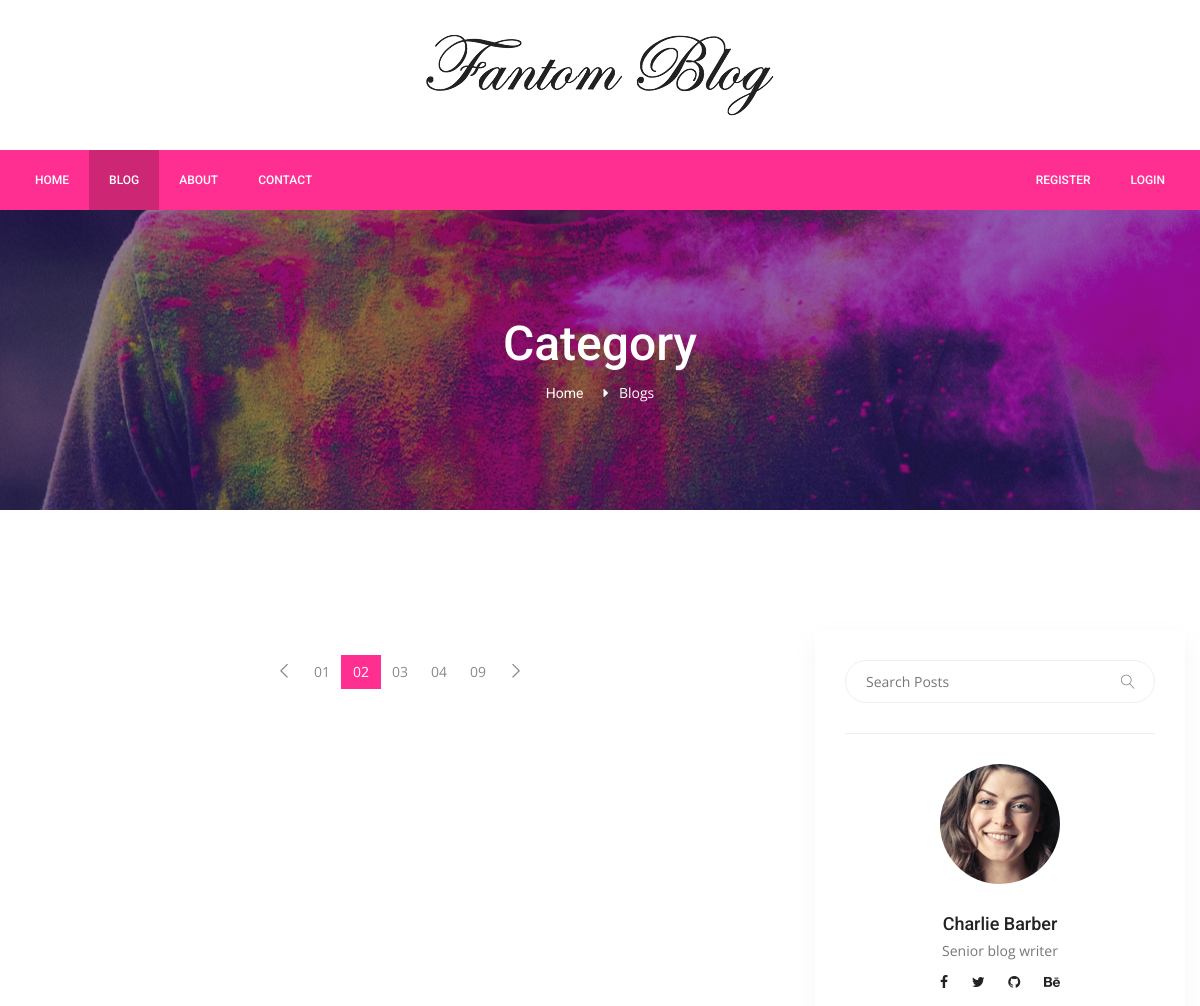
/blog (upper part), run on an earlier commit of the app's database.
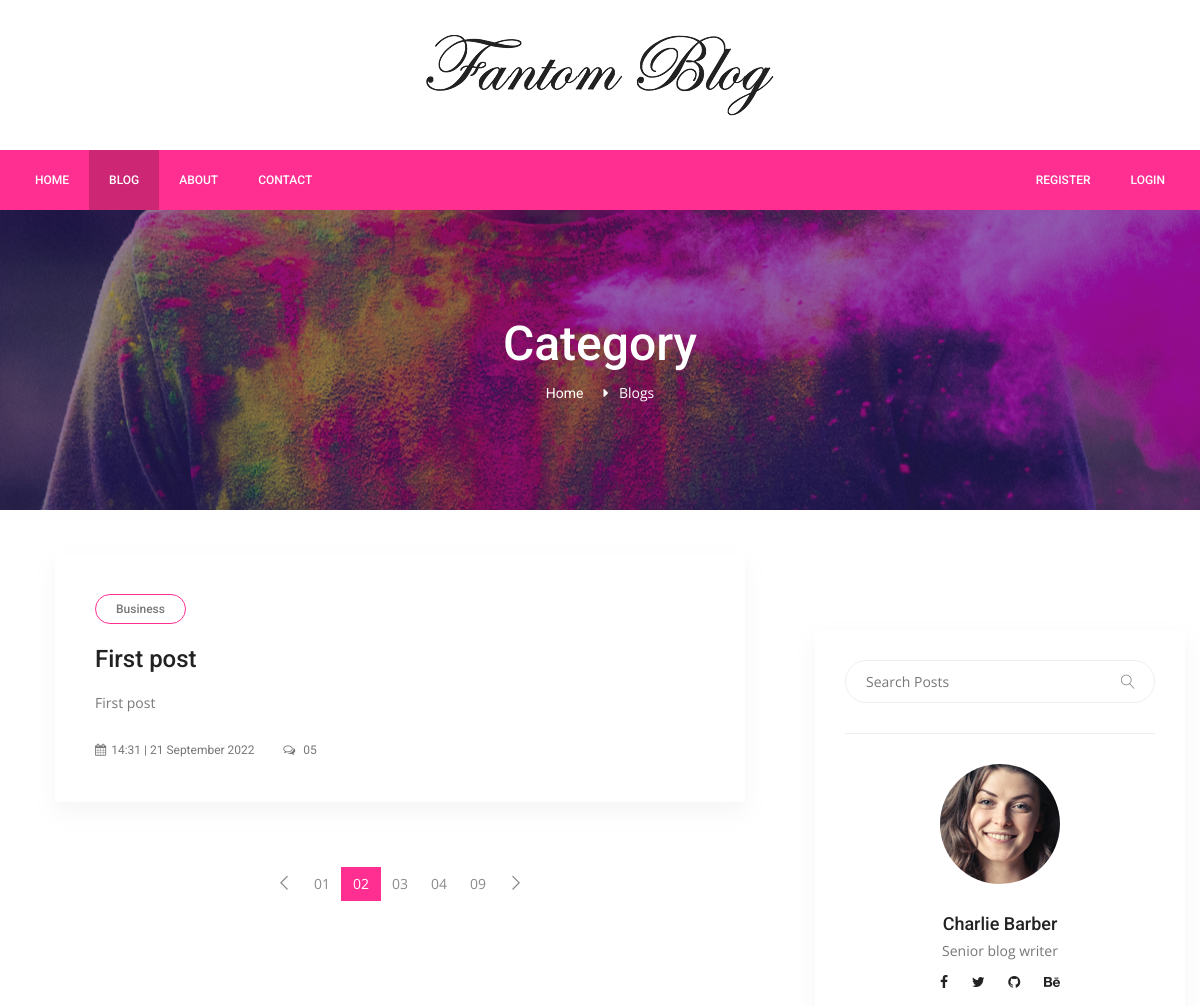
And on a later commit of the database.
### server.py (models this page shows)
class Post(db.Model):
    id = db.Column(db.Integer, primary_key=True)
    title = db.Column(db.String(500), unique=True, nullable=False)
    subtitle = db.Column(db.String(500), nullable=False)
    description = db.Column(db.Text, nullable=False)
    image_url = db.Column(db.String(500), nullable=False)
    category = db.Column(db.String(250), nullable=False)
    tags = db.Column(db.String(500), nullable=False)
    total_view = db.Column(db.Integer, nullable=False)
    created_date = db.Column(db.String(250), nullable=False)
    updated_date = db.Column(db.String(250), nullable=False)

### server.py (the view, shortened to what this page needs)
@app.route("/blog")
def blog():
    posts = Post.query.order_by(desc(Post.updated_date)).all()
    search = request.args.get("search")
    if search != None:
        search_posts = Post.query.filter(Post.title.contains(search)).all()
        return render_template("blog/pages/search.html", path=request.path, posts=search_posts, sidebar=sidebar, logged_in=current_user.is_authenticated)
    category = request.args.get("category")
    if category != None:
        category_posts = Post.query.filter_by(category=category).all()
        return render_template("blog/pages/search.html", path=request.path, posts=category_posts, sidebar=sidebar, logged_in=current_user.is_authenticated)
    query_tag = request.args.get("tag")
    return render_template("blog/pages/blogs.html", path=request.path, posts=posts, sidebar=sidebar, logged_in=current_user.is_authenticated)

### templates/blog/pages/blogs.html (shortened to what this page needs)
{% extends "blog/layouts/base.html" %} {% block content %}
<section class="banner_area">
  <div class="banner_inner d-flex align-items-center">
    <div
      class="overlay bg-parallax"
      data-stellar-ratio="0.9"
      data-stellar-vertical-offset="0"
      data-background=""
    ></div>
    <div class="container">
      <div class="banner_content text-center">
        <h2>Category</h2>
        <div class="page_link">
          <a href="{{ url_for('home') }}">Home</a>
          <span style="color: white">Blogs</span>
        </div>
      </div>
    </div>
  </div>
</section>
<section class="blog_area p_120">
  <div class="container">
    <div class="row">
      <div class="col-lg-8">
        <div class="blog_left_sidebar">
          {% for post in posts %}
          <article class="blog_style1">
            <div class="blog_img">
            </div>
            <div class="blog_text">
              <div class="blog_text_inner">
                <a class="cat" href="#">{{ post.category }}</a>
                <a href="{{ url_for('post_detail', post_id=post.id) }}"
                  ><h4>{{ post.title }}</h4></a
                >
                <p>{{ post.subtitle }}</p>
                <div class="date">
                  <a href="#"
                    ><i class="fa fa-calendar" aria-hidden="true"></i>{{
                    post.updated_date }}</a
                  >
                  <a href="#"
                    ><i class="fa fa-comments-o" aria-hidden="true"></i> 05</a
                  >
                </div>
              </div>
            </div>
          </article>
          {% endfor %}
          <nav class="blog-pagination justify-content-center d-flex">
            <ul class="pagination">
              <li class="page-item">
                <a href="#" class="page-link" aria-label="Previous">
                  <span aria-hidden="true">
                    <span class="lnr lnr-chevron-left"></span>
                  </span>
                </a>
              </li>
              <li class="page-item"><a href="#" class="page-link">01</a></li>
              <li class="page-item active">
                <a href="#" class="page-link">02</a>
              </li>
              <li class="page-item"><a href="#" class="page-link">03</a></li>
              <li class="page-item"><a href="#" class="page-link">04</a></li>
              <li class="page-item"><a href="#" class="page-link">09</a></li>
              <li class="page-item">
                <a href="#" class="page-link" aria-label="Next">
                  <span aria-hidden="true">
                    <span class="lnr lnr-chevron-right"></span>
                  </span>
                </a>
              </li>
            </ul>
          </nav>
        </div>
      </div>
      <div class="col-lg-4">{% include 'blog/include/sidebar.html' %}</div>
    </div>
  </div>
</section>
{% endblock %}

### templates/blog/layouts/base.html (shortened to what this page needs)
<!DOCTYPE html>
<html lang="en">
  <head>
    <link
      rel="stylesheet"
      href="{{ url_for('static', filename='css/bootstrap.css') }}"
    />
    <link
      rel="stylesheet"
      href="{{ url_for('static', filename='vendors/linericon/style.css') }}"
    />
    <link
      rel="stylesheet"
      href="{{ url_for('static', filename='css/font-awesome.min.css') }}"
    />
    <link
      rel="stylesheet"
      href="{{ url_for('static', filename='vendors/owl-carousel/owl.carousel.min.css') }}"
    />
    <link
      rel="stylesheet"
      href="{{ url_for('static', filename='vendors/lightbox/simpleLightbox.css') }}"
    />
    <link
      rel="stylesheet"
      href="{{ url_for('static', filename='vendors/nice-select/css/nice-select.css') }}"
    />
    <link
      rel="stylesheet"
      href="{{ url_for('static', filename='vendors/animate-css/animate.css') }}"
    />
    <link
      rel="stylesheet"
      href="{{ url_for('static', filename='vendors/jquery-ui/jquery-ui.css') }}"
    />
    <link
      rel="stylesheet"
      href="{{ url_for('static', filename='css/style.css') }}"
    />
    <link
      rel="stylesheet"
      href="{{ url_for('static', filename='css/responsive.css') }}"
    />
    <link
      rel="stylesheet"
      href="{{ url_for('static', filename='css/arunesh.css') }}"
    />
  </head>
  <body>
    {% include 'blog/include/header.html' %}
    {% block content %} {% endblock %}
  </body>
</html>

### templates/blog/include/header.html (shortened to what this page needs)
<header class="header_area">
      <div class="logo_part">
        <div class="container">
          <a class="logo" href="#"><img src="{{ url_for('static', filename='img/logo.png') }}" alt="" /></a>
        </div>
      </div>
      <div class="main_menu">
        <nav class="navbar navbar-expand-lg navbar-light">
          <div class="container">
            <div
              class="collapse navbar-collapse offset"
              id="navbarSupportedContent"
            >
              <ul class="nav navbar-nav menu_nav">
                <li
                {% if '/' == path %}
                    class="nav-item active"
                {% else %}
                    class="nav-item"
                {% endif %}
                 >
                  <a class="nav-link" href="{{ url_for('home') }}">Home</a>
                </li>
                <li
                  {% if '/blog' == path %}
                    class="nav-item active"
                  {% else %}
                    class="nav-item"
                  {% endif %}
                >
                  <a class="nav-link" href="{{ url_for('blog') }}">Blog</a>
                </li>
                <li
                {% if '/about' == path %}
                    class="nav-item active"
                {% else %}
                    class="nav-item"
                {% endif %}
                >
                  <a class="nav-link" href="{{ url_for('about') }}"
                    >About</a>
                </li>
                <li
                {% if '/contact' == path %}
                    class="nav-item active"
                {% else %}
                    class="nav-item"
                {% endif %}
                >
                  <a class="nav-link" href="{{ url_for('contact') }}"
                    >Contact</a>
                </li>
              </ul>
              <ul class="nav navbar-nav navbar-right ml-auto">
                {% if logged_in: %}
                <li
                {% if '/profile' == path %}
                    class="nav-item active"
                {% else %}
                    class="nav-item"
                {% endif %}
                >
                  <a class="nav-link" href="{{ url_for('profile') }}"
                    >Profile</a>
                </li>
                <li class="nav-item" >
                  <a class="nav-link" href="{{ url_for('logout') }}"
                    >Logout</a>
                </li>
                {% else %}
                <li
                {% if '/register' == path %}
                    class="nav-item active"
                {% else %}
                    class="nav-item"
                {% endif %}
                >
                  <a class="nav-link" href="{{ url_for('register') }}"
                    >Register</a>
                </li>
                <li
                {% if '/login' == path %}
                    class="nav-item active"
                {% else %}
                    class="nav-item"
                {% endif %}
                >
                  <a class="nav-link" href="{{ url_for('login') }}"
                    >Login</a>
                </li>
                {% endif %}
              </ul>
            </div>
          </div>
        </nav>
      </div>
    </header>

### templates/blog/include/sidebar.html (shortened to what this page needs)
<div class="blog_right_sidebar">
  <aside class="single_sidebar_widget search_widget">
    <form>
      <div class="input-group">
        <input
          type="search"
          name="search"
          class="form-control"
          placeholder="Search Posts"
        />
        <span class="input-group-btn">
          <button class="btn btn-default" type="button">
            <i class="lnr lnr-magnifier"></i>
          </button>
        </span>
      </div>
    </form>
    <div class="br"></div>
  </aside>
  <aside class="single_sidebar_widget author_widget">
    <img
      class="author_img rounded-circle"
      src="{{ url_for('static', filename='img/blog/author.png') }}"
      alt=""
    />
    <h4>Charlie Barber</h4>
    <p>Senior blog writer</p>
    <div class="social_icon">
      <a href="#"><i class="fa fa-facebook"></i></a>
      <a href="#"><i class="fa fa-twitter"></i></a>
      <a href="#"><i class="fa fa-github"></i></a>
      <a href="#"><i class="fa fa-behance"></i></a>
    </div>
  </aside>
</div>

What changed in the data, as far as the page shows it:
added Post: category "Business", title "First post", subtitle "First post", updated_date "14:31 | 21 September 2022"
